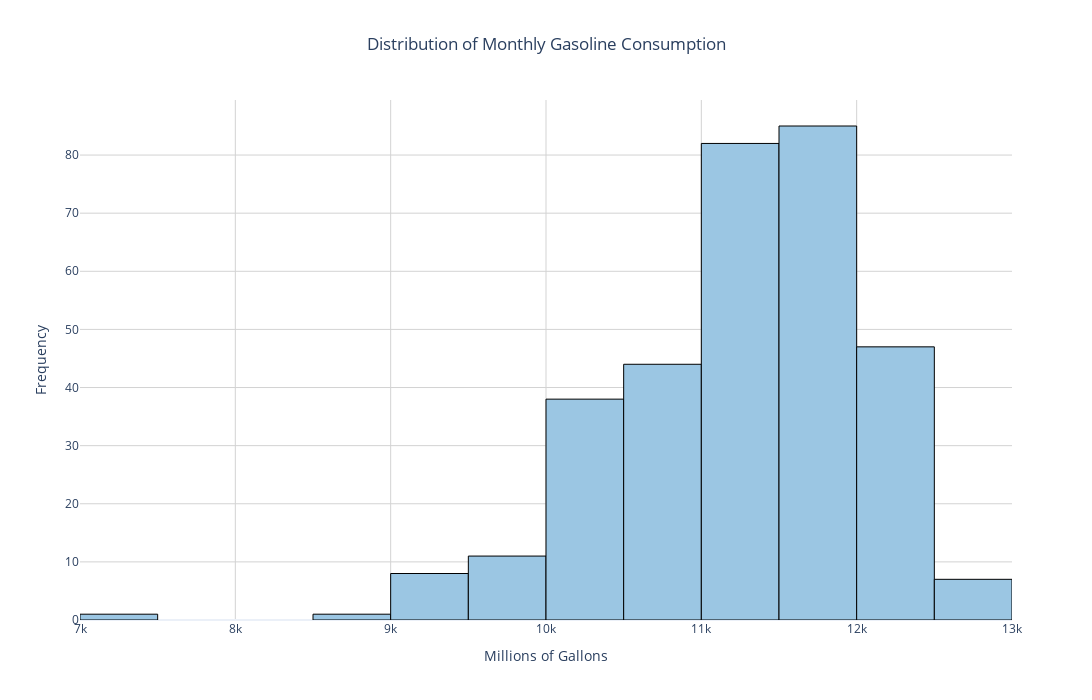

The notebook cell this image was saved under:
### Code cell
''' Create a histogram to visualize the distribution of monthly gasoline consumption '''

# Create histogram
figc1 = px.histogram(
    consumption,
    x="Gasoline_Consumption(Millions of Gallons)",
    nbins=25,
    title="Distribution of Monthly Gasoline Consumption",
    labels={"Gasoline_Consumption(Millions of Gallons)": "Millions of Gallons"},
    color_discrete_sequence=[colors["consumption"]]
)

# Customize layout
figc1.update_layout(
    template="plotly_white",
    title_x=0.5,
    xaxis_title="Millions of Gallons",
    yaxis_title="Frequency",
    xaxis=dict(showgrid=True, gridcolor="lightgray"),
    yaxis=dict(showgrid=True, gridcolor="lightgray"),
    hovermode="x unified",
    height=700,
    width=1100
)

figc1.update_traces(marker_line_color="black", marker_line_width=1, opacity=1)

figc1.show()

### Figure 1 — Plotly figure (JSON) as saved in the notebook; plotly's stock layout.template omitted (floating-point values rounded to 4 significant figures; data arrays with more than 128 entries replaced by an {"elided": "..."} marker saying what was removed)
{"data": [{"bingroup": "x", "hovertemplate": "Millions of Gallons=%{x}<br>count=%{y}<extra></extra>", "legendgroup": "", "marker": {"color": "#9BC6E3", "line": {"color": "black", "width": 1}, "pattern": {"shape": ""}}, "name": "", "nbinsx": 25, "opacity": 1, "orientation": "v", "showlegend": false, "type": "histogram", "x": {"elided": "324 float values"}, "xaxis": "x", "yaxis": "y"}], "layout": {"barmode": "relative", "height": 700, "hovermode": "x unified", "legend": {"tracegroupgap": 0}, "title": {"text": "Distribution of Monthly Gasoline Consumption", "x": 0.5}, "width": 1100, "xaxis": {"anchor": "y", "domain": [0, 1], "gridcolor": "lightgray", "showgrid": true, "title": {"text": "Millions of Gallons"}}, "yaxis": {"anchor": "x", "domain": [0, 1], "gridcolor": "lightgray", "showgrid": true, "title": {"text": "Frequency"}}}}
